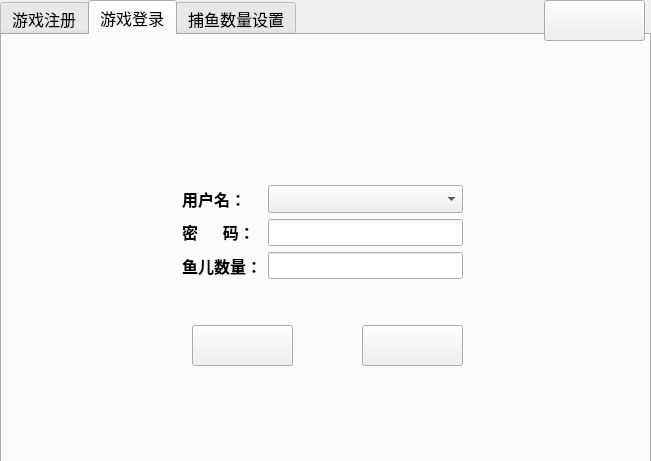
<?xml version="1.0" encoding="UTF-8"?>
<ui version="4.0">
 <class>NewGameDialog</class>
 <widget class="QDialog" name="NewGameDialog">
  <property name="geometry">
   <rect>
    <x>0</x>
    <y>0</y>
    <width>651</width>
    <height>461</height>
   </rect>
  </property>
  <property name="windowTitle">
   <string>Dialog</string>
  </property>
  <widget class="QLabel" name="label_1">
   <property name="geometry">
    <rect>
     <x>0</x>
     <y>0</y>
     <width>651</width>
     <height>461</height>
    </rect>
   </property>
   <property name="text">
    <string/>
   </property>
   <property name="pixmap">
    <pixmap resource="source.qrc">:/images/bg.png</pixmap>
   </property>
  </widget>
  <widget class="QTabWidget" name="tabWidget">
   <property name="geometry">
    <rect>
     <x>0</x>
     <y>0</y>
     <width>651</width>
     <height>491</height>
    </rect>
   </property>
   <property name="font">
    <font>
     <family>Agency FB</family>
     <pointsize>12</pointsize>
     <weight>50</weight>
     <italic>false</italic>
     <bold>false</bold>
    </font>
   </property>
   <property name="currentIndex">
    <number>1</number>
   </property>
   <widget class="QWidget" name="tab">
    <attribute name="title">
     <string>游戏注册</string>
    </attribute>
    <widget class="QPushButton" name="pushButton_registerdone">
     <property name="geometry">
      <rect>
       <x>404</x>
       <y>272</y>
       <width>101</width>
       <height>41</height>
      </rect>
     </property>
     <property name="styleSheet">
      <string notr="true">border-image: url(:/images/correct.png);</string>
     </property>
     <property name="text">
      <string/>
     </property>
    </widget>
    <widget class="QWidget" name="layoutWidget">
     <property name="geometry">
      <rect>
       <x>139</x>
       <y>160</y>
       <width>361</width>
       <height>94</height>
      </rect>
     </property>
     <layout class="QHBoxLayout" name="horizontalLayout_3">
      <item>
       <layout class="QVBoxLayout" name="verticalLayout_2">
        <item>
         <widget class="QLabel" name="label_name">
          <property name="font">
           <font>
            <weight>75</weight>
            <italic>true</italic>
            <bold>true</bold>
           </font>
          </property>
          <property name="text">
           <string>用户名：</string>
          </property>
         </widget>
        </item>
        <item>
         <widget class="QLabel" name="label_code">
          <property name="font">
           <font>
            <weight>75</weight>
            <italic>true</italic>
            <bold>true</bold>
           </font>
          </property>
          <property name="text">
           <string>密码：</string>
          </property>
         </widget>
        </item>
        <item>
         <widget class="QLabel" name="label_codeconfirm">
          <property name="font">
           <font>
            <weight>75</weight>
            <italic>true</italic>
            <bold>true</bold>
           </font>
          </property>
          <property name="text">
           <string>密码确认：</string>
          </property>
         </widget>
        </item>
       </layout>
      </item>
      <item>
       <layout class="QVBoxLayout" name="verticalLayout">
        <item>
         <widget class="QLineEdit" name="lineEdit_name"/>
        </item>
        <item>
         <widget class="QLineEdit" name="lineEdit_code">
          <property name="echoMode">
           <enum>QLineEdit::Password</enum>
          </property>
         </widget>
        </item>
        <item>
         <widget class="QLineEdit" name="lineEdit_codeconfirm">
          <property name="echoMode">
           <enum>QLineEdit::Password</enum>
          </property>
         </widget>
        </item>
       </layout>
      </item>
     </layout>
    </widget>
   </widget>
   <widget class="QWidget" name="tab_2">
    <attribute name="title">
     <string>游戏登录</string>
    </attribute>
    <widget class="QPushButton" name="pushButton_tab2_commit">
     <property name="geometry">
      <rect>
       <x>190</x>
       <y>290</y>
       <width>101</width>
       <height>41</height>
      </rect>
     </property>
     <property name="styleSheet">
      <string notr="true">border-image: url(:/images/correct.png);</string>
     </property>
     <property name="text">
      <string/>
     </property>
    </widget>
    <widget class="QPushButton" name="pushButton_tab2_delete">
     <property name="geometry">
      <rect>
       <x>360</x>
       <y>290</y>
       <width>101</width>
       <height>41</height>
      </rect>
     </property>
     <property name="styleSheet">
      <string notr="true">border-image: url(:/images/delete.png);</string>
     </property>
     <property name="text">
      <string/>
     </property>
    </widget>
    <widget class="QWidget" name="layoutWidget">
     <property name="geometry">
      <rect>
       <x>180</x>
       <y>150</y>
       <width>281</width>
       <height>94</height>
      </rect>
     </property>
     <layout class="QHBoxLayout" name="horizontalLayout_2">
      <item>
       <layout class="QVBoxLayout" name="verticalLayout_6">
        <item>
         <widget class="QLabel" name="label_13">
          <property name="font">
           <font>
            <weight>75</weight>
            <bold>true</bold>
           </font>
          </property>
          <property name="text">
           <string>用户名：</string>
          </property>
         </widget>
        </item>
        <item>
         <widget class="QLabel" name="label_14">
          <property name="font">
           <font>
            <weight>75</weight>
            <bold>true</bold>
           </font>
          </property>
          <property name="text">
           <string>密      码：</string>
          </property>
         </widget>
        </item>
        <item>
         <widget class="QLabel" name="label_fish_num_2">
          <property name="font">
           <font>
            <family>Agency FB</family>
            <pointsize>12</pointsize>
            <weight>75</weight>
            <italic>false</italic>
            <bold>true</bold>
           </font>
          </property>
          <property name="text">
           <string>鱼儿数量：</string>
          </property>
         </widget>
        </item>
       </layout>
      </item>
      <item>
       <layout class="QVBoxLayout" name="verticalLayout_7">
        <item>
         <widget class="QComboBox" name="comboBox_user"/>
        </item>
        <item>
         <widget class="QLineEdit" name="lineEdit_tab2_secret"/>
        </item>
        <item>
         <widget class="QLineEdit" name="lineEdit_fish_num_tab2"/>
        </item>
       </layout>
      </item>
     </layout>
    </widget>
   </widget>
   <widget class="QWidget" name="tab_3">
    <attribute name="title">
     <string>捕鱼数量设置</string>
    </attribute>
    <widget class="QPushButton" name="pushButton_fish_number_done">
     <property name="geometry">
      <rect>
       <x>424</x>
       <y>340</y>
       <width>101</width>
       <height>41</height>
      </rect>
     </property>
     <property name="styleSheet">
      <string notr="true">border-image: url(:/images/correct.png);</string>
     </property>
     <property name="text">
      <string/>
     </property>
    </widget>
    <widget class="QWidget" name="layoutWidget">
     <property name="geometry">
      <rect>
       <x>130</x>
       <y>90</y>
       <width>391</width>
       <height>231</height>
      </rect>
     </property>
     <layout class="QHBoxLayout" name="horizontalLayout_4">
      <item>
       <layout class="QVBoxLayout" name="verticalLayout_5">
        <item>
         <widget class="QLabel" name="label_fish1">
          <property name="minimumSize">
           <size>
            <width>40</width>
            <height>30</height>
           </size>
          </property>
          <property name="styleSheet">
           <string notr="true">border-image: url(:/images/tortoise_2.png);</string>
          </property>
          <property name="text">
           <string/>
          </property>
         </widget>
        </item>
        <item>
         <widget class="QLabel" name="label_fish2">
          <property name="minimumSize">
           <size>
            <width>40</width>
            <height>30</height>
           </size>
          </property>
          <property name="styleSheet">
           <string notr="true">border-image: url(:/images/sardine_2.png);</string>
          </property>
          <property name="text">
           <string/>
          </property>
         </widget>
        </item>
        <item>
         <widget class="QLabel" name="label_fish3">
          <property name="minimumSize">
           <size>
            <width>40</width>
            <height>30</height>
           </size>
          </property>
          <property name="styleSheet">
           <string notr="true">border-image: url(:/images/pufferfish_2.png);</string>
          </property>
          <property name="text">
           <string/>
          </property>
         </widget>
        </item>
        <item>
         <widget class="QLabel" name="label_fish4">
          <property name="minimumSize">
           <size>
            <width>40</width>
            <height>30</height>
           </size>
          </property>
          <property name="styleSheet">
           <string notr="true">border-image: url(:/images/shark_2.png);</string>
          </property>
          <property name="text">
           <string/>
          </property>
         </widget>
        </item>
       </layout>
      </item>
      <item>
       <layout class="QVBoxLayout" name="verticalLayout_3">
        <item>
         <widget class="QLineEdit" name="lineEdit_number1"/>
        </item>
        <item>
         <widget class="QLineEdit" name="lineEdit_number2"/>
        </item>
        <item>
         <widget class="QLineEdit" name="lineEdit_number3"/>
        </item>
        <item>
         <widget class="QLineEdit" name="lineEdit_number4"/>
        </item>
       </layout>
      </item>
      <item>
       <layout class="QVBoxLayout" name="verticalLayout_4">
        <item>
         <widget class="QLabel" name="label_number1">
          <property name="font">
           <font>
            <pointsize>14</pointsize>
            <weight>75</weight>
            <bold>true</bold>
           </font>
          </property>
          <property name="text">
           <string>条</string>
          </property>
         </widget>
        </item>
        <item>
         <widget class="QLabel" name="label_number2">
          <property name="font">
           <font>
            <pointsize>14</pointsize>
            <weight>75</weight>
            <bold>true</bold>
           </font>
          </property>
          <property name="text">
           <string>条</string>
          </property>
         </widget>
        </item>
        <item>
         <widget class="QLabel" name="label_number3">
          <property name="font">
           <font>
            <pointsize>14</pointsize>
            <weight>75</weight>
            <bold>true</bold>
           </font>
          </property>
          <property name="text">
           <string>条</string>
          </property>
         </widget>
        </item>
        <item>
         <widget class="QLabel" name="label_number4">
          <property name="font">
           <font>
            <pointsize>14</pointsize>
            <weight>75</weight>
            <bold>true</bold>
           </font>
          </property>
          <property name="text">
           <string>条</string>
          </property>
         </widget>
        </item>
       </layout>
      </item>
     </layout>
    </widget>
   </widget>
  </widget>
  <widget class="QPushButton" name="pushButton_get_back">
   <property name="geometry">
    <rect>
     <x>544</x>
     <y>0</y>
     <width>101</width>
     <height>41</height>
    </rect>
   </property>
   <property name="styleSheet">
    <string notr="true">border-image: url(:/images/back.png);</string>
   </property>
   <property name="text">
    <string/>
   </property>
  </widget>
 </widget>
 <resources>
  <include location="source.qrc"/>
 </resources>
 <connections/>
</ui>
